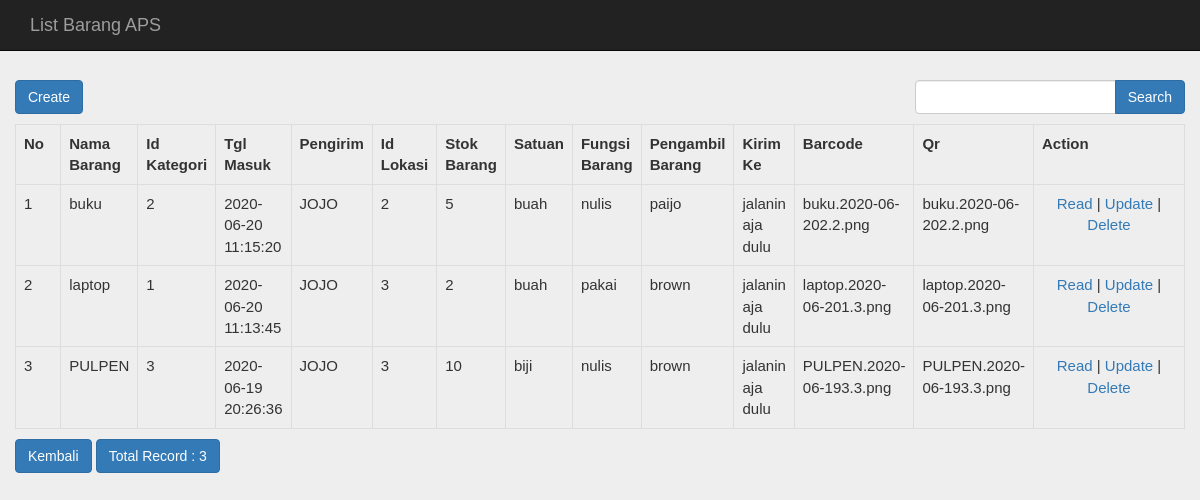
Page /index.php/barang/barang_list on the committed database.
### tables this page shows
CREATE TABLE `barang` (
  `id_barang` int(10) NOT NULL,
  `nama_barang` varchar(50) NOT NULL,
  `id_kategori` int(10) NOT NULL,
  `tgl_masuk` datetime NOT NULL,
  `pengirim` varchar(50) NOT NULL,
  `id_lokasi` int(10) NOT NULL,
  `barcode` varchar(100) NOT NULL,
  `qr` varchar(100) NOT NULL,
  `stok` int(100) DEFAULT NULL,
  `satuan` varchar(100) NOT NULL,
  `fungsi` varchar(100) NOT NULL,
  `pengambil` varchar(50) NOT NULL,
  `kirim` varchar(100) NOT NULL
);

### application/controllers/Barang.php (called while the page is built, shortened)
<?php
class Barang extends CI_Controller
{
    function __construct()
    {
        $this->load->model('Barang_model');
        $this->load->model('admin');
        $this->load->library('form_validation');
        $this->load->helper('url');
    }
    public function barang_list(){
        $q = urldecode($this->input->get('q', TRUE));
        $start = intval($this->input->get('start'));
        if ($q <> '') {
            $config['base_url'] = base_url() . 'barang/index.html?q=' . urlencode($q);
            $config['first_url'] = base_url() . 'barang/index.html?q=' . urlencode($q);
        } else {
            $config['base_url'] = base_url() . 'barang/index.html';
            $config['first_url'] = base_url() . 'barang/index.html';
        }
        $config['per_page'] = 10;
        $config['page_query_string'] = TRUE;
        $config['total_rows'] = $this->Barang_model->total_rows($q);
        $barang = $this->Barang_model->get_limit_data($config['per_page'], $start, $q);
        $this->load->library('pagination');
        $this->pagination->initialize($config);
        $data = array(
            'barang_data' => $barang,
            'q' => $q,
            'pagination' => $this->pagination->create_links(),
            'total_rows' => $config['total_rows'],
            'start' => $start,
        );
        $this->load->view('barang/barang_list', $data);
    }
}

### index.php (called while the page is built, shortened)
<?php
require_once BASEPATH.'core/CodeIgniter.php';

### application/config/config.php (called while the page is built, shortened)
<?php
$config['base_url'] = 'http://localhost/project2/';
$config['index_page'] = '';
$config['uri_protocol']	= 'REQUEST_URI';
$config['url_suffix'] = '';
$config['language']	= 'english';
$config['charset'] = 'UTF-8';
$config['enable_hooks'] = FALSE;
$config['subclass_prefix'] = 'MY_';
$config['composer_autoload'] = FALSE;
$config['permitted_uri_chars'] = 'a-z 0-9~%.:_\-';
$config['enable_query_strings'] = FALSE;
$config['controller_trigger'] = 'c';
$config['function_trigger'] = 'm';
$config['directory_trigger'] = 'd';
$config['allow_get_array'] = TRUE;
$config['log_threshold'] = 0;
$config['log_path'] = '';
$config['log_file_extension'] = '';
$config['log_file_permissions'] = 0644;
$config['log_date_format'] = 'Y-m-d H:i:s';
$config['error_views_path'] = '';
$config['cache_path'] = '';
$config['cache_query_string'] = FALSE;
$config['encryption_key'] = '';
$config['sess_driver'] = 'files';
$config['sess_cookie_name'] = 'ci_session';
$config['sess_expiration'] = 7200;
$config['sess_save_path'] = NULL;
$config['sess_match_ip'] = FALSE;
$config['sess_time_to_update'] = 300;
$config['sess_regenerate_destroy'] = FALSE;
$config['cookie_prefix']	= '';
$config['cookie_domain']	= '';
$config['cookie_path']		= '/';
$config['cookie_secure']	= FALSE;
$config['cookie_httponly'] 	= FALSE;
$config['standardize_newlines'] = FALSE;
$config['global_xss_filtering'] = FALSE;
$config['csrf_protection'] = FALSE;
$config['csrf_token_name'] = 'csrf_test_name';
$config['csrf_cookie_name'] = 'csrf_cookie_name';
$config['csrf_expire'] = 7200;
$config['csrf_regenerate'] = TRUE;
$config['csrf_exclude_uris'] = array();
$config['compress_output'] = FALSE;
$config['time_reference'] = 'local';
$config['rewrite_short_tags'] = FALSE;
$config['proxy_ips'] = '';

### application/models/Barang_model.php (called while the page is built, shortened)
<?php
class Barang_model extends CI_Model
{
    public $table = 'barang';
    public $id = 'id_barang';
    public $order = 'DESC';
    function total_rows($q = NULL) {
        $this->db->like('id_barang', $q);
	$this->db->or_like('nama_barang', $q);
	$this->db->or_like('id_kategori', $q);
	$this->db->or_like('tgl_masuk', $q);
	$this->db->or_like('pengirim', $q);
	$this->db->or_like('id_lokasi', $q);
	$this->db->or_like('barcode', $q);
	$this->db->or_like('qr', $q);
    $this->db->or_like('stok', $q);
    $this->db->or_like('satuan', $q);
    $this->db->or_like('fungsi', $q);
    $this->db->or_like('pengambil', $q);
    $this->db->or_like('kirim', $q);
	$this->db->from($this->table);
        return $this->db->count_all_results();
    }
    function get_limit_data($limit, $start = 0, $q = NULL) {
        $this->db->order_by($this->id, $this->order);
        $this->db->like('id_barang', $q);
	$this->db->or_like('nama_barang', $q);
	$this->db->or_like('id_kategori', $q);
	$this->db->or_like('tgl_masuk', $q);
	$this->db->or_like('pengirim', $q);
	$this->db->or_like('id_lokasi', $q);
	$this->db->or_like('barcode', $q);
	$this->db->or_like('qr', $q);
    $this->db->or_like('stok', $q);
    $this->db->or_like('satuan', $q);
    $this->db->or_like('fungsi', $q);
    $this->db->or_like('pengambil', $q);
    $this->db->or_like('kirim', $q);
	$this->db->limit($limit, $start);
        return $this->db->get($this->table)->result();
    }
}

### application/views/barang/barang_list.php (the view, shortened to what this page needs)
<!doctype html>
<html>
    <head>
        <link rel="stylesheet" href="<?php echo base_url('assets/bootstrap/css/bootstrap.min.css') ?>"/>
        <link rel="stylesheet" type="text/css" href="https://maxcdn.bootstrapcdn.com/bootstrap/3.3.7/css/bootstrap.min.css">
        <link rel="stylesheet" type="text/css" href="https://maxcdn.bootstrapcdn.com/font-awesome/4.7.0/css/font-awesome.min.css">
        <link rel="stylesheet" type="text/css" href="style.css">
    </head>
    <body>
        <nav class="navbar navbar-inverse navbar-fixed-top">
        <div class="container">
        <div class="navbar-header">
          <a class="navbar-brand" href="#">List Barang APS</a>
        </div>
        <div id="navbar" class="navbar-collapse collapse">
        </div>
        </nav>
        <div class="container" style="margin-top: 80px">
        <div class="row">
        <div class="row" style="margin-bottom: 10px">
            <div class="col-md-4">
                <?php echo anchor(site_url('barang/create'),'Create', 'class="btn btn-primary"'); ?>
            </div>
            <div class="col-md-4 text-center">
            </div>
            <div class="col-md-1 text-right">
            </div>
            <div class="col-md-3 text-right">
                <form action="<?php echo site_url('barang/index'); ?>" class="form-inline" method="get">
                    <div class="input-group">
                        <input type="text" class="form-control" name="q" value="<?php echo $q; ?>">
                        <span class="input-group-btn">
                          <button class="btn btn-primary" type="submit">Search</button>
                        </span>
                    </div>
                </form>
            </div>
        </div>
        <table class="table table-bordered" style="margin-bottom: 10px">
            <tr>
                <th>No</th>
		<th>Nama Barang</th>
		<th>Id Kategori</th>
		<th>Tgl Masuk</th>
		<th>Pengirim</th>
		<th>Id Lokasi</th>
        <th>Stok Barang</th>
        <th>Satuan</th>
        <th>Fungsi Barang</th>
        <th>Pengambil Barang</th>
        <th>Kirim Ke</th>
        <th>Barcode</th>
        <th>Qr</th>
		<th>Action</th>
            </tr><?php
            foreach ($barang_data as $barang)
            {
                ?>
                <tr>
			<td width="50px"><?php echo ++$start ?></td>
			<td><?php echo $barang->nama_barang ?></td>
			<td><?php echo $barang->id_kategori ?></td>
			<td><?php echo $barang->tgl_masuk ?></td>
			<td><?php echo $barang->pengirim ?></td>
			<td><?php echo $barang->id_lokasi ?></td>
            <td><?php echo $barang->stok ?></td>
            <td><?php echo $barang->satuan ?></td>
            <td><?php echo $barang->fungsi ?></td>
            <td><?php echo $barang->pengambil ?></td>
            <td><?php echo $barang->kirim ?></td>
            <td><?php echo $barang->barcode ?></td>
            <td><?php echo $barang->qr ?></td>
			<td style="text-align:center" width="200px">
				<?php
				echo anchor(site_url('barang/read/'.$barang->id_barang),'Read');
				echo ' | ';
				echo anchor(site_url('barang/update/'.$barang->id_barang),'Update');
				echo ' | ';
				echo anchor(site_url('barang/delete/'.$barang->id_barang),'Delete','onclick="javasciprt: return confirm(\'Are You Sure ?\')"');
				?>
			</td>
		</tr>
                <?php
            }
            ?>
        </table>
        <div class="row">
            <div class="col-md-6">
                <a class="btn btn-primary" href="<?php echo base_url('Barang/index') ?>">Kembali</a>
                <a href="#" class="btn btn-primary">Total Record : <?php echo $total_rows ?></a>
	       </div>
            <div class="col-md-6 text-right">
            </div>
        </div>
    </div>
    </div>
    </body>
</html>

### assets/css/style.css (style rules this page uses)
body { background: #eee; color: #333; font-family: sans-serif; font-size:15px; }

### rows in the picture
barang: nama_barang "buku", id_kategori "2", tgl_masuk "2020-06-20 11:15:20", pengirim "JOJO", id_lokasi "2", stok "5", satuan "buah", fungsi "nulis", pengambil "paijo", kirim "jalanin aja dulu", barcode "buku.2020-06-202.2.png", qr "buku.2020-06-202.2.png", id_barang "Read", id_barang "Update", id_barang "Delete"
barang: nama_barang "laptop", id_kategori "1", tgl_masuk "2020-06-20 11:13:45", pengirim "JOJO", id_lokasi "3", stok "2", satuan "buah", fungsi "pakai", pengambil "brown", kirim "jalanin aja dulu", barcode "laptop.2020-06-201.3.png", qr "laptop.2020-06-201.3.png", id_barang "Read", id_barang "Update", id_barang "Delete"
barang: nama_barang "PULPEN", id_kategori "3", tgl_masuk "2020-06-19 20:26:36", pengirim "JOJO", id_lokasi "3", stok "10", satuan "biji", fungsi "nulis", pengambil "brown", kirim "jalanin aja dulu", barcode "PULPEN.2020-06-193.3.png", qr "PULPEN.2020-06-193.3.png", id_barang "Read", id_barang "Update", id_barang "Delete"

### other values in the picture
anchor(site_url('barang/create'),'Create', 'class="btn btn-primary"') "Create"
$total_rows "3"
